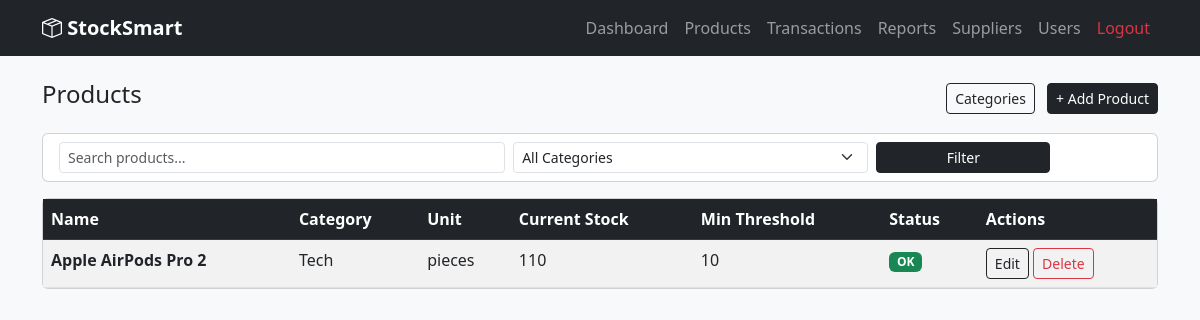
The app's page /products/ (signed in) with its own data.
### apps/products/models.py (models this page shows, shortened)
class Product(models.Model):
    name = models.CharField(max_length=200)
    category = models.ForeignKey(Category, on_delete=models.SET_NULL, null=True, blank=True)
    unit = models.CharField(max_length=50)
    minimum_threshold = models.PositiveIntegerField(default=10)
    current_stock = models.PositiveIntegerField(default=0)
    created_by = models.ForeignKey('accounts.User', on_delete=models.SET_NULL, null=True)
    created_at = models.DateTimeField(auto_now_add=True)
    updated_at = models.DateTimeField(auto_now=True)
    def is_low_stock(self):
        return self.current_stock <= self.minimum_threshold

class Category(models.Model):
    name = models.CharField(max_length=100, unique=True)
    created_at = models.DateTimeField(auto_now_add=True)

### apps/products/views.py (the view)
# urls.py: path('', views.product_list, name='product_list'),
@login_required
def product_list(request):
    category_id = request.GET.get('category')
    search = request.GET.get('search', '')
    products = Product.objects.all()
    if category_id:
        products = products.filter(category_id=category_id)
    if search:
        products = products.filter(name__icontains=search)
    categories = Category.objects.all()
    return render(request, 'products/product_list.html', {
        'products': products,
        'categories': categories,
        'selected_category': category_id,
        'search': search
    })

### apps/accounts/models.py (called while the page is built)
    def is_admin(self):
        return self.role == 'admin'

### templates/products/product_list.html (shortened to what this page needs)
{% extends 'base.html' %}
{% block content %}
<div class="d-flex justify-content-between align-items-center mb-3">
    <h4>Products</h4>
    <div>
        {% if user.is_admin %}
        <a href="{% url 'category_list' %}" class="btn btn-outline-dark btn-sm me-2">Categories</a>
        {% endif %}
{% if user.is_admin %}
<a href="{% url 'product_add' %}" class="btn btn-dark btn-sm">+ Add Product</a>
{% endif %}    </div>
</div>
<div class="card mb-3">
    <div class="card-body py-2">
        <form method="GET" class="row g-2">
            <div class="col-md-5">
                <input type="text" name="search" class="form-control form-control-sm" placeholder="Search products..." value="{{ search }}">
            </div>
            <div class="col-md-4">
                <select name="category" class="form-select form-select-sm">
                    <option value="">All Categories</option>
                </select>
            </div>
            <div class="col-md-2">
                <button type="submit" class="btn btn-dark btn-sm w-100">Filter</button>
            </div>
        </form>
    </div>
</div>
<div class="card">
    <div class="card-body p-0">
        <table class="table table-striped mb-0">
            <thead class="table-dark">
                <tr>
                    <th>Name</th>
                    <th>Category</th>
                    <th>Unit</th>
                    <th>Current Stock</th>
                    <th>Min Threshold</th>
                    <th>Status</th>
                    <th>Actions</th>
                </tr>
            </thead>
            <tbody>
                {% for product in products %}
                <tr>
                    <td><a href="{% url 'product_detail' product.pk %}" class="text-decoration-none text-dark fw-bold">{{ product.name }}</a></td>                    <td>{{ product.category.name|default:"—" }}</td>
                    <td>{{ product.unit }}</td>
                    <td>{{ product.current_stock }}</td>
                    <td>{{ product.minimum_threshold }}</td>
                    <td>
                        {% if product.is_low_stock %}
                        <span class="badge bg-warning text-dark">Low Stock</span>
                        {% else %}
                        <span class="badge bg-success">OK</span>
                        {% endif %}
                    </td>
                    <td>
                        <a href="{% url 'product_edit' product.pk %}" class="btn btn-sm btn-outline-dark">Edit</a>
                        {% if user.is_admin %}
                        <a href="{% url 'product_delete' product.pk %}" class="btn btn-sm btn-outline-danger">Delete</a>
                        {% endif %}
                    </td>
                </tr>
                {% empty %}
                <tr><td colspan="7" class="text-center text-muted py-3">No products found.</td></tr>
                {% endfor %}
            </tbody>
        </table>
    </div>
</div>
{% endblock %}

### records on screen
Product: name "Apple AirPods Pro 2", category.name "Tech", unit "pieces", current_stock "110", minimum_threshold "10", shows "OK"
